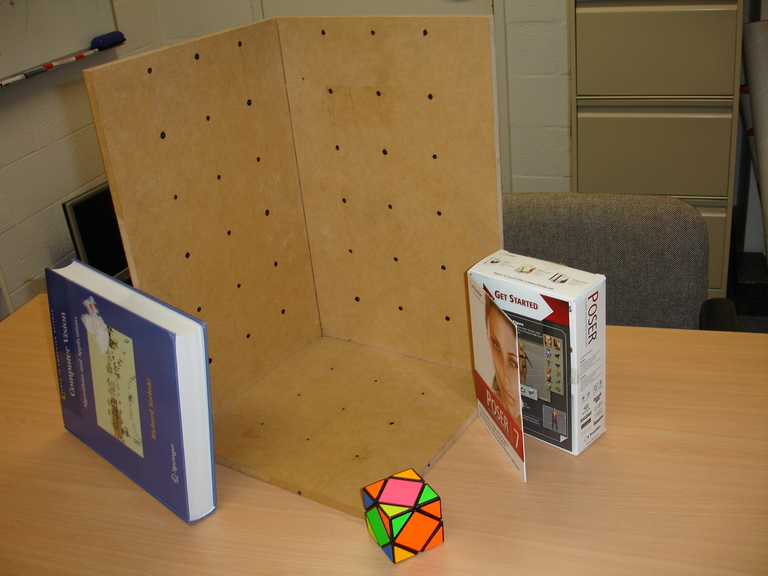
#> input picture ass3/Lab3Resources/Python user/stereo2012a.jpg, 768 x 576 px
$ jupyter execute CLab3.ipynb
#> lines starting #> are read from the running program, lines starting #| are printed output that depends on the picture; long printed decimals are rounded
### ass3/Lab3Resources/Python user/vgg_KR_from_P.py
# -*- coding: utf-8 -*-
'''
%VGG_KR_FROM_P Extract K, R from camera matrix.
%
%    [K,R,t] = VGG_KR_FROM_P(P [,noscale]) finds K, R, t such that P = K*R*[eye(3) -t].
%    It is det(R)==1.
%    K is scaled so that K(3,3)==1 and K(1,1)>0. Optional parameter noscale prevents this.
%
%    Works also generally for any P of size N-by-(N+1).
%    Works also for P of size N-by-N, then t is not computed.

% original Author: Andrew Fitzgibbon <awf@robots.ox.ac.uk> and awf
% Date: 15 May 98

% Modified by Shu, ANU.
% Date: 8 May 20
'''
import numpy as np

def vgg_rq(S):
    S = S.T
    [Q,U] = np.linalg.qr(S[::-1,::-1], mode='complete')

    Q = Q.T
    Q = Q[::-1, ::-1]
    U = U.T
    U = U[::-1, ::-1]
    if np.linalg.det(Q)<0:
        U[:,0] = -U[:,0]
        Q[0,:] = -Q[0,:]
    return U,Q


def vgg_KR_from_P(P, noscale = True):
    N = P.shape[0]
    H = P[:,0:N]
    print(N,'|', H)
    [K,R] = vgg_rq(H)
    if noscale:
        K = K / K[N-1,N-1]
        if K[0,0] < 0:
            D = np.diag([-1, -1, np.ones([1,N-2])]);
            K = K @ D
            R = D @ R

            test = K*R;
            assert (test/test[0,0] - H/H[0,0]).all() <= 1e-07

    t = np.linalg.inv(-P[:,0:N]) @ P[:,-1]
    return K, R, t

# K, R, t = vgg_KR_from_P(C)
# print()

### ass3/Lab3Resources/Python user/CLab3.ipynb
# Task-1
ID u7101924

Name: Hongxiang Zhang

# 1-2

[cell 1]
import numpy as np
from PIL import Image
import matplotlib.pyplot as plt
I = Image.open('stereo2012a.jpg');
#> I is the input picture: PIL image 768x576 RGB; mean R, G, B 136.6, 107.2, 69.9

plt.imshow(I)

# uv = plt.ginput(6) # Graphical user interface to get 6 points
uv = [[321, 335], [355, 298], [274, 263], [343, 406], [394, 257], [236,284]]
XYZ = np.array([[0,0,0],[7,7,0],[0,14,7],[14,0,14],[14,14,0],[0,14,14]])
im = np.array(I).astype('uint8')
center = np.array(im[:,:,0].shape)/2
#> center = [288, 384]
inputuv = np.array(uv)
uv = [i-center for i in uv]

originxyz = [np.append(i,1) for i in XYZ]

h,w = im[:,:,0].shape
#> h = 576; w = 768
T_norm = np.array([[w+h,0,w/2],[0,w+h,h/2],[0,0,1]])
T_norm = np.linalg.inv(T_norm)
S_norm = np.zeros((4,4))
S_norm[-1,-1]=1
XYZ_mean,now = [0,0,0],np.zeros((3,3))
for i in XYZ:
    XYZ_mean = XYZ_mean+i
XYZ_mean = XYZ_mean/len(XYZ)
for i in XYZ:
    mat = np.mat(i - XYZ_mean)
    now = now + mat.T*mat
val,vec = np.linalg.eig(now)
S_norm[:3,:3] = np.diag(1/val)
S_norm[:3,3] = (np.diag(-1/val))@XYZ_mean

uv = [np.append(i,1) for i in uv]
XYZ = [np.append(i,1) for i in XYZ]

uv = [T_norm@i for i in uv]
XYZ = [S_norm@i for i in XYZ]

T_norm

# 3

[cell 2]
#####################################################################
def calibrate(im, XYZ, uv):
    A = np.zeros((2*(len(XYZ)),12))
    for i in range(A.shape[0]):
        if i%2==0:
            tmp = np.array(XYZ[i//2])
            A[i,4:8] = (-1*tmp).copy()
            tmp2 = uv[i//2][1]*tmp
            A[i,8:] = tmp2.copy()
        else:
            A[i,:4] = tmp.copy()
            tmp2=(-1*tmp).copy()
            tmp2 = uv[i//2][0]*tmp2
            A[i,8:] = tmp2.copy()
    u,s,v = np.linalg.svd(A)
    C = v[-1]
    C = C.reshape(3,4)
    C = np.linalg.inv(T_norm)@C@S_norm
    return C
C = calibrate(im,XYZ,uv)
#> C = [[-1.7, 0.321, 1.41, -10.39], [-0.435, 1.87, -1.09, 15.51], [0.00133, 0.00121, 0.00241, -0.316]]
print("matrix P:",C)
#| matrix P: [[-1.69926167e+00  3.21130575e-01  1.40613179e+00 -1.03915956e+01]
#|  [-4.35367606e-01  1.87301768e+00 -1.08674559e+00  1.55109554e+01]
#|  [ 1.32685851e-03  1.21078926e-03  2.41171036e-03 -3.15885150e-01]]

[cell 3]
x,y=[],[]
for i in range(len(XYZ)):
    sb = originxyz[i].copy()
    sb = np.mat(sb).T

    ssb = C*sb
    ssb = ssb/ssb[2]
    x.append(ssb[0])
    y.append(ssb[1])
#> this loop made 6 passes
#> ssb on passes 1 to 6: [[32.9], [-49.1], [1]], [[67.22], [-85.79], [1]], [[-13.99], [-121], [1]], [[55], [22], [1]], [[105.9], [-127.1], [1]], [[-52], [-100], [1]]
#> after the loop, x = [[[32.9]], [[67.22]], [[-13.99]], [[55]], [[105.9]], [[-52]]]; y = [[[-49.1]], [[-85.79]], [[-121]], [[22]], [[-127.1]], [[-100]]]
plt.figure(figsize=(15, 15))
plt.imshow(I)
x=x+center[0]
#> x = [320.9, 355.2, 274, 343, 393.9, 236]
y=y+center[1]
#> y = [334.9, 298.2, 263, 406, 256.9, 284]
plt.scatter(x,y,color='yellow',s=25,marker='s')
plt.scatter(inputuv[:,0],inputuv[:,1],color='white',s=40,marker='x')
plt.legend(['predict','input'])
# plt.savefig('dlt')
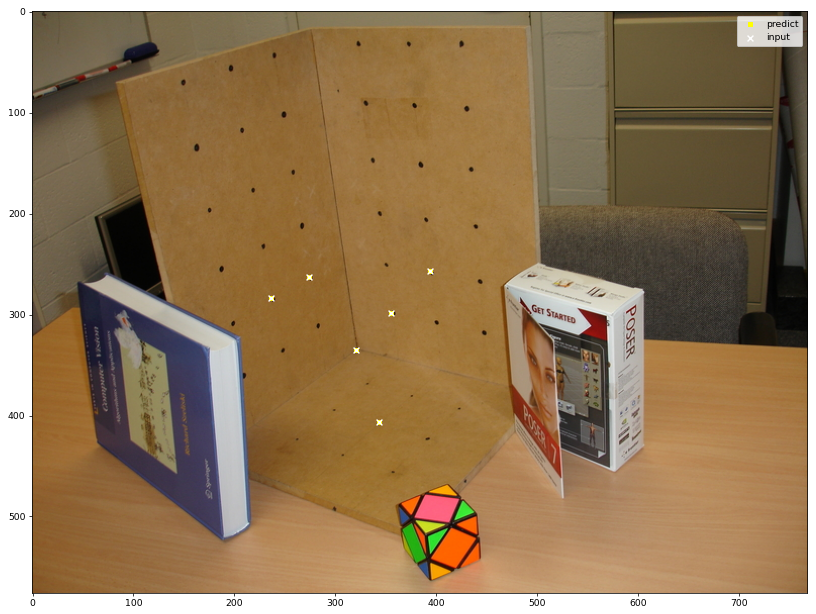
#> figure drawn by matplotlib, 1 panel

# 4

[cell 4]
import vgg_KR_from_P as vgg
K, R, t = vgg.vgg_KR_from_P(C)
#> in vgg_KR_from_P, `H = P[:,0:N]`: H = [[-1.7, 0.321, 1.41], [-0.435, 1.87, -1.09], [0.00133, 0.00121, 0.00241]]
#| 3 | [[-1.69926167e+00  3.21130575e-01  1.40613179e+00]
#|  [-4.35367606e-01  1.87301768e+00 -1.08674559e+00]
#|  [ 1.32685851e-03  1.21078926e-03  2.41171036e-03]]
#> in vgg_rq, `S = S.T`: S = [[-1.7, -0.435, 0.00133], [0.321, 1.87, 0.00121], [1.41, -1.09, 0.00241]]
#> in vgg_rq, `[Q,U] = np.linalg.qr(S[::-1,::-1], mode='complete')`: Q = [[-0.802, 0.383, -0.458], [-0.403, -0.913, -0.0596], [-0.441, 0.137, 0.887]]; U = [[-0.00301, 0.31, -0.507], [0, -2.19, 0.0136], [0, 0, -2.17]]
#> in vgg_rq, `Q = Q.T`: Q = [[-0.802, -0.403, -0.441], [0.383, -0.913, 0.137], [-0.458, -0.0596, 0.887]]
#> in vgg_rq, `Q = Q[::-1, ::-1]`: Q = [[0.887, -0.0596, -0.458], [0.137, -0.913, 0.383], [-0.441, -0.403, -0.802]]
#> in vgg_rq, `U = U.T`: U = [[-0.00301, 0, 0], [0.31, -2.19, 0], [-0.507, 0.0136, -2.17]]
#> in vgg_rq, `U = U[::-1, ::-1]`: U = [[-2.17, 0.0136, -0.507], [0, -2.19, 0.31], [0, 0, -0.00301]]
#> in vgg_KR_from_P, `[K,R] = vgg_rq(H)`: K has the same summary as U in vgg_rq; R has the same summary as Q in vgg_rq
#> in vgg_KR_from_P, `K = K / K[N-1,N-1]`: K = [[721.7, -4.53, 168.7], [0, 727.3, -102.9], [0, 0, 1]]
#> in vgg_KR_from_P, `t = np.linalg.inv(-P[:,0:N]) @ P[:,-1]`: t = [62.77, 48.22, 72.24]
#> R has the same summary as Q in vgg_rq; t = [62.77, 48.22, 72.24]
print()
print("matrix K:",K)
#| matrix K: [[ 721.726    -4.535  168.676]
#|  [  -0.          727.267 -102.927]
#|  [  -0.           -0.            1.        ]]
print()
print("matrix R:",R)
#| matrix R: [[ 0.8869    -0.0596 -0.458]
#|  [ 0.1366 -0.9134  0.3834]
#|  [-0.4412 -0.4026 -0.802]]
print()
print("matrix t:",t)
#| matrix t: [62.772 48.221 72.235]

# 5

[cell 5]
import math
-180*math.atan2(-1*R[2,0], math.sqrt( R[2,1]**2+R[2,2]**2 ) )/math.pi
#> Out = -26.18

# 6

[cell 6]
import cv2
size = (int(w*0.5), int(h*0.5))
#> size = (384, 288)
shrink = cv2.resize(im, size)
plt.imshow(shrink)
uv2 = inputuv.copy()
uv2 = uv2/2
uv2

[cell 7]
# plt.savefig('shrink')

center = np.array(shrink[:,:,0].shape)/2
#> center = [144, 192]
uv2 = [i-center for i in uv2]

h,w = shrink[:,:,0].shape
#> h = 288; w = 384
T_norm = np.array([[w+h,0,w/2],[0,w+h,h/2],[0,0,1]])
T_norm = np.linalg.inv(T_norm)
S_norm = np.zeros((4,4))
S_norm[-1,-1]=1

XYZ = np.array([[0,0,0],[7,7,0],[0,14,7],[14,0,14],[14,14,0],[0,14,14]])
XYZ_mean,now = [0,0,0],np.zeros((3,3))
for i in XYZ:
    XYZ_mean = XYZ_mean+i
XYZ_mean = XYZ_mean/len(XYZ)
for i in XYZ:
    mat = np.mat(i - XYZ_mean)
    now = now + mat.T*mat
val,vec = np.linalg.eig(now)
S_norm[:3,:3] = np.diag(1/val)
S_norm[:3,3] = (np.diag(-1/val))@XYZ_mean

uv2 = [np.append(i,1) for i in uv2]
XYZ = [np.append(i,1) for i in XYZ]

uv2 = [T_norm@i for i in uv2]
XYZ = [S_norm@i for i in XYZ]

C = calibrate(shrink,XYZ,uv2)
#> C = [[-0.85, 0.161, 0.703, -5.2], [-0.218, 0.937, -0.543, 7.76], [0.00133, 0.00121, 0.00241, -0.316]]

import vgg_KR_from_P as vgg
K, R, t = vgg.vgg_KR_from_P(C)
#| 3 | [[-0.8496  0.1606  0.7031 ]
#|  [-0.2177   0.9365 -0.5434]
#|  [ 0.001327  0.001211  0.002412]]
#> K = [[360.9, -2.27, 84.34], [0, 363.6, -51.46], [0, 0, 1]]
print()
print(K)
#| [[360.863   -2.267  84.338]
#|  [ -0.         363.634 -51.463]
#|  [ -0.          -0.           1.        ]]
print()
print(R)
#| [[ 0.8869    -0.0596 -0.458]
#|  [ 0.1366 -0.9134  0.3834]
#|  [-0.4412 -0.4026 -0.802]]
print()
print(t)
#| [62.772 48.221 72.235]

# Task-2 Two-View DLT based homography estimation

# 1

[cell 8]
# vbase = [[270.52705627705626, 114.02380952380952], [256.51190476190476, 247.16774891774892], [152.3993506493506, 109.01839826839824], [158.40584415584414, 220.13852813852813], [233.48701298701297, 183.09848484848484], [174.42316017316017, 173.08766233766232]]
vbase = [[315.57575757575756, 116.025974025974], [232.4859307359307, 184.09956709956708], [310.57034632034635, 266.1883116883117], [129.3744588744588, 108.01731601731598], [174.42316017316017, 172.08658008658008], [129.3744588744588, 210.12770562770564]]
# vtrans = [[317.5779220779221, 146.05844155844153], [307.56709956709955, 250.17099567099567], [168.41666666666663, 146.05844155844153], [180.42965367965365, 250.17099567099567], [282.5400432900433, 203.12012987012986], [207.45887445887445, 203.12012987012986]]
vtrans = [[360.62445887445887, 148.06060606060606], [283.54112554112555, 203.12012987012986], [359.62337662337666, 249.16991341991343], [128.3733766233766, 148.06060606060606], [206.45779220779218, 203.12012987012986], [130.37554112554108, 250.17099567099567]]
inputr = np.array(vtrans)
inputl = np.array(vbase)

I = Image.open('left.jpg');
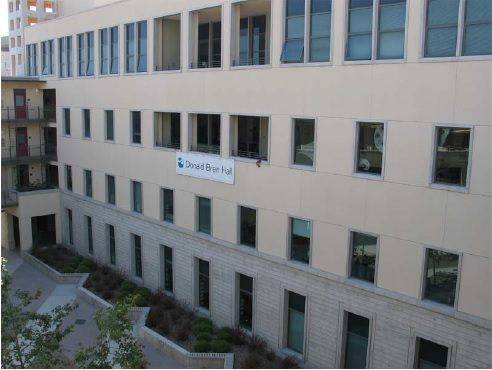
#> input picture ass3/Lab3Resources/Python user/Left.jpg, 492 x 370 px, found by its file name
#> I is the input picture: PIL image 492x370 RGB; mean R, G, B 116.8, 121, 123.2
im = np.array(I).astype('uint8')
plt.imshow(im)

originu = [np.append(i,1) for i in vbase]

h,w = im[:,:,0].shape
#> h = 370; w = 492
T_norm = np.array([[w+h,0,w/2],[0,w+h,h/2],[0,0,1]])
T_norm = np.linalg.inv(T_norm)

ubase = [np.append(i,1) for i in vbase]
utrans = [np.append(i,1) for i in vtrans]
ubase = [T_norm@i for i in ubase]
utrans = [T_norm@i for i in utrans]

# 2

[cell 9]
def homography(u2Trans, v2Trans, uBase, vBase):
    A = np.zeros((2*(len(vbase)),9))
    for i in range(A.shape[0]):
        if i%2==0:
            tmp = np.array(uBase[i//2])
            A[i,3:6] = (-1*tmp).copy()
            A[i,5]=-1

            tmp2 = u2Trans[i//2][1]*tmp
            A[i,6:9] = tmp2.copy()

            A[i,8] = u2Trans[i//2][1]
        else:
            A[i,:3] = tmp.copy()
            A[i,2] = 1

            tmp2=(-1*tmp).copy()
            tmp2 = u2Trans[i//2][0]*tmp2
            A[i,6:9] = tmp2.copy()
            A[i,8] = -1*u2Trans[i//2][0]

    u,s,v = np.linalg.svd(A)
    C = v[-1]
    C = C.reshape(3,3)
    C = np.linalg.inv(T_norm)@C@T_norm
    return C
C = homography(utrans, vtrans, ubase, vbase)
print('matrix H:',C)
#| matrix H: [[ 6.73535674e-01  2.59037318e-03 -4.95499274e+01]
#|  [ 1.15680640e-01  2.94161623e-01 -3.50906455e+00]
#|  [ 8.52294633e-04 -1.98196967e-05  1.85980584e-01]]

[cell 10]
originu

[cell 11]
sb = originu[0].copy()
print(sb)
sb = np.mat(sb).T
ssb = C*sb
#> ssb = [[163.3], [67.13], [0.453]]
ssb = ssb/ssb[2]
ssb

[cell 12]
x,y=[],[]

for i in range(len(vbase)):
    sb = originu[i].copy()
    sb = np.mat(sb).T
    ssb = C*sb
#     print(ssb)
    ssb = ssb/ssb[2]
    x.append(ssb[0])
    y.append(ssb[1])
plt.figure(figsize=(10, 10))
hell = Image.open('right.jpg');
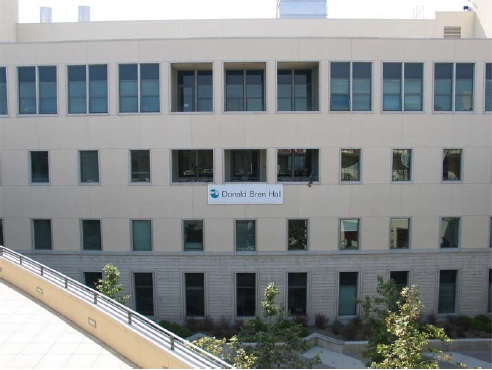
#> input picture ass3/Lab3Resources/Python user/Right.jpg, 492 x 370 px, found by its file name
#> hell is the input picture: PIL image 492x370 RGB; mean R, G, B 137.5, 141.1, 141.3
plt.imshow(hell)

plt.scatter(x,y,color='yellow',s=25,marker='s')
plt.scatter(inputr[:,0],inputr[:,1],color='white',s=40,marker='x')
plt.legend(['predict','input'])
# plt.savefig('afterdlt')
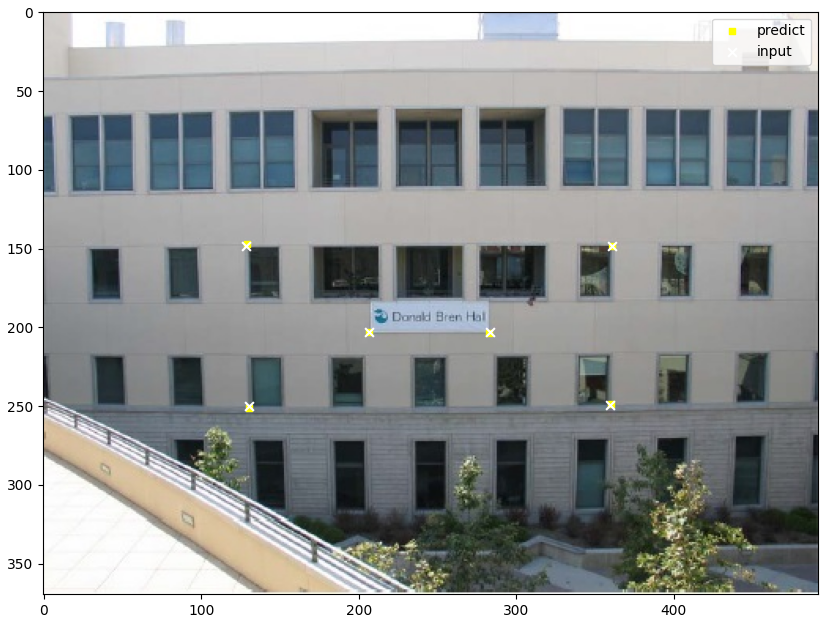
#> figure drawn by matplotlib, 1 panel

# 3

[cell 13]
img = cv2.imread('left.jpg');
plt.figure(figsize=(10, 10))
nw = cv2.warpPerspective(img,C,(w,h))
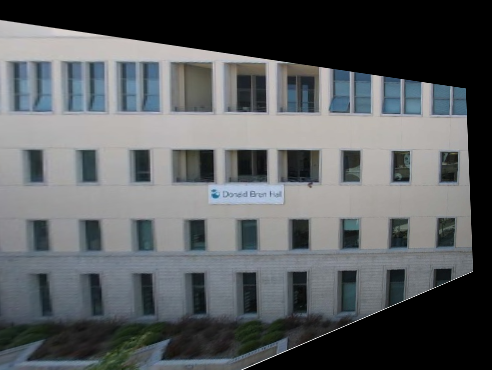
#> nw: shape (370, 492, 3); mean B, G, R 95.2, 93, 89.6
plt.imshow(nw)
plt.scatter(x,y,color='yellow',s=25,marker='s')
plt.savefig('wraped2')
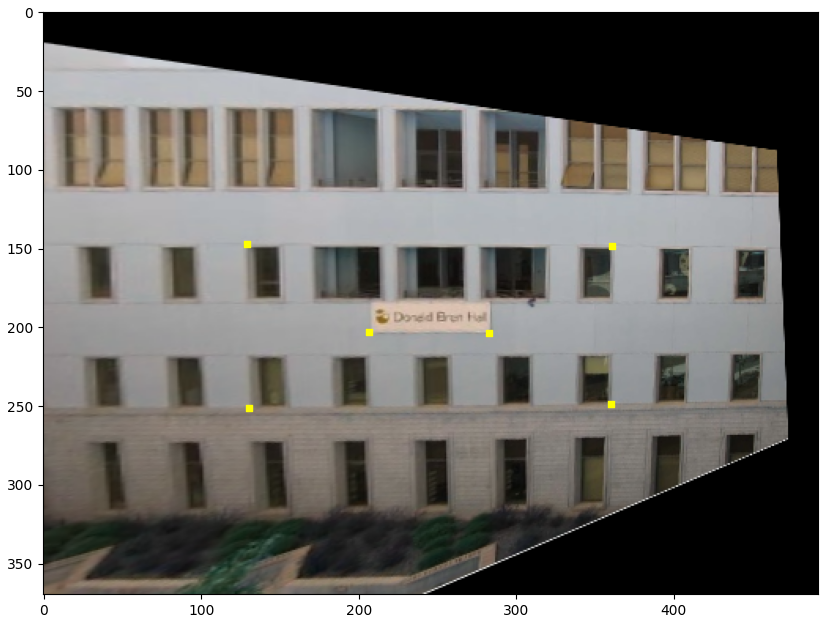
#> figure drawn by matplotlib, 1 panel; B, G, R data is drawn as R, G, B

[cell 14]
xx = np.array(x)
xx= [i[0,0] for i in xx]
yy = np.array(y)
yy= [i[0,0] for i in yy]
yy

tmp = inputr.copy()
tmp[:,0]-=xx
tmp[:,1]-=yy
tmp

[cell 15]
for i in tmp:
    print(np.linalg.norm(i))
